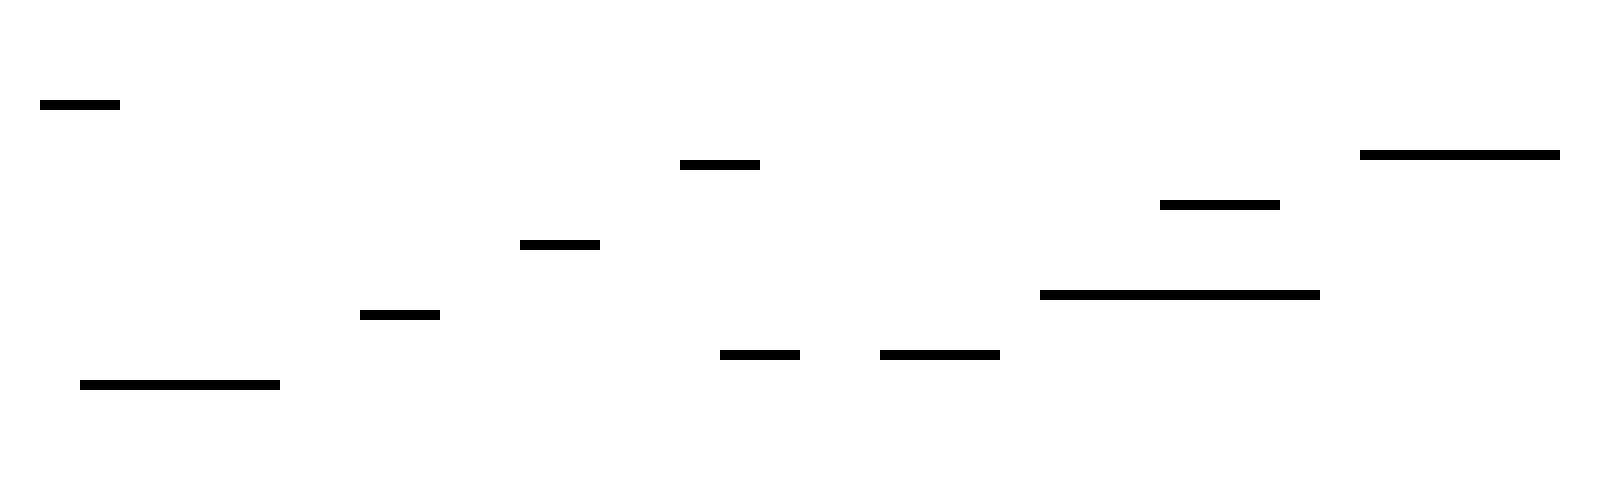

Rendered tile map (Tiled .tmx) drawn with the repository's tilesets; below, a short description and the full map source, tile grids included:
An orthogonal 40x48 tile map with 40x10 px tiles, 1 tile layer (Tile Layer 1).

<map version="1.0" orientation="orthogonal" width="40" height="48" tilewidth="40" tileheight="10">
 <tileset firstgid="1" name="tiles" tilewidth="40" tileheight="10">
  <image source="tiles.png" width="320" height="40" />
 </tileset>
 <layer name="Tile Layer 1" width="40" height="48">
  <data encoding="csv">
32,32,32,32,32,32,32,32,32,32,32,32,32,32,32,32,32,32,32,32,32,32,32,32,32,32,32,32,32,32,32,32,32,32,32,32,32,32,32,32,
32,32,32,32,32,32,32,32,32,32,32,32,32,32,32,32,32,32,32,32,32,32,32,32,32,32,32,32,32,32,32,32,32,32,32,32,32,32,32,32,
32,32,32,32,32,32,32,32,32,32,32,32,32,32,32,32,32,32,32,32,32,32,32,32,32,32,32,32,32,32,32,32,32,32,32,32,32,32,32,32,
32,32,32,32,32,32,32,32,32,32,32,32,32,32,32,32,32,32,32,32,32,32,32,32,32,32,32,32,32,32,32,32,32,32,32,32,32,32,32,32,
32,32,32,32,32,32,32,32,32,32,32,32,32,32,32,32,32,32,32,32,32,32,32,32,32,32,32,32,32,32,32,32,32,32,32,32,32,32,32,32,
32,32,32,32,32,32,32,32,32,32,32,32,32,32,32,32,32,32,32,32,32,32,32,32,32,32,32,32,32,32,32,32,32,32,32,32,32,32,32,32,
32,32,32,32,32,32,32,32,32,32,32,32,32,32,32,32,32,32,32,32,32,32,32,32,32,32,32,32,32,32,32,32,32,32,32,32,32,32,32,32,
32,32,32,32,32,32,32,32,32,32,32,32,32,32,32,32,32,32,32,32,32,32,32,32,32,32,32,32,32,32,32,32,32,32,32,32,32,32,32,32,
32,32,32,32,32,32,32,32,32,32,32,32,32,32,32,32,32,32,32,32,32,32,32,32,32,32,32,32,32,32,32,32,32,32,32,32,32,32,32,32,
32,32,32,32,32,32,32,32,32,32,32,32,32,32,32,32,32,32,32,32,32,32,32,32,32,32,32,32,32,32,32,32,32,32,32,32,32,32,32,32,
32,9,9,32,32,32,32,32,32,32,32,32,32,32,32,32,32,32,32,32,32,32,32,32,32,32,32,32,32,32,32,32,32,32,32,32,32,32,32,32,
32,32,32,32,32,32,32,32,32,32,32,32,32,32,32,32,32,32,32,32,32,32,32,32,32,32,32,32,32,32,32,32,32,32,32,32,32,32,32,32,
32,32,32,32,32,32,32,32,32,32,32,32,32,32,32,32,32,32,32,32,32,32,32,32,32,32,32,32,32,32,32,32,32,32,32,32,32,32,32,32,
32,32,32,32,32,32,32,32,32,32,32,32,32,32,32,32,32,32,32,32,32,32,32,32,32,32,32,32,32,32,32,32,32,32,32,32,32,32,32,32,
32,32,32,32,32,32,32,32,32,32,32,32,32,32,32,32,32,32,32,32,32,32,32,32,32,32,32,32,32,32,32,32,32,32,32,32,32,32,32,32,
32,32,32,32,32,32,32,32,32,32,32,32,32,32,32,32,32,32,32,32,32,32,32,32,32,32,32,32,32,32,32,32,32,32,10,10,10,10,10,32,
32,32,32,32,32,32,32,32,32,32,32,32,32,32,32,32,32,13,13,32,32,32,32,32,32,32,32,32,32,32,32,32,32,32,32,32,32,32,32,32,
32,32,32,32,32,32,32,32,32,32,32,32,32,32,32,32,32,32,32,32,32,32,32,32,32,32,32,32,32,32,32,32,32,32,32,32,32,32,32,32,
32,32,32,32,32,32,32,32,32,32,32,32,32,32,32,32,32,32,32,32,32,32,32,32,32,32,32,32,32,32,32,32,32,32,32,32,32,32,32,32,
32,32,32,32,32,32,32,32,32,32,32,32,32,32,32,32,32,32,32,32,32,32,32,32,32,32,32,32,32,32,32,32,32,32,32,32,32,32,32,32,
32,32,32,32,32,32,32,32,32,32,32,32,32,32,32,32,32,32,32,32,32,32,32,32,32,32,32,32,32,9,9,9,32,32,32,32,32,32,32,32,
32,32,32,32,32,32,32,32,32,32,32,32,32,32,32,32,32,32,32,32,32,32,32,32,32,32,32,32,32,32,32,32,32,32,32,32,32,32,32,32,
32,32,32,32,32,32,32,32,32,32,32,32,32,32,32,32,32,32,32,32,32,32,32,32,32,32,32,32,32,32,32,32,32,32,32,32,32,32,32,32,
32,32,32,32,32,32,32,32,32,32,32,32,32,32,32,32,32,32,32,32,32,32,32,32,32,32,32,32,32,32,32,32,32,32,32,32,32,32,32,32,
32,32,32,32,32,32,32,32,32,32,32,32,32,12,12,32,32,32,32,32,32,32,32,32,32,32,32,32,32,32,32,32,32,32,32,32,32,32,32,32,
32,32,32,32,32,32,32,32,32,32,32,32,32,32,32,32,32,32,32,32,32,32,32,32,32,32,32,32,32,32,32,32,32,32,32,32,32,32,32,32,
32,32,32,32,32,32,32,32,32,32,32,32,32,32,32,32,32,32,32,32,32,32,32,32,32,32,32,32,32,32,32,32,32,32,32,32,32,32,32,32,
32,32,32,32,32,32,32,32,32,32,32,32,32,32,32,32,32,32,32,32,32,32,32,32,32,32,32,32,32,32,32,32,32,32,32,32,32,32,32,32,
32,32,32,32,32,32,32,32,32,32,32,32,32,32,32,32,32,32,32,32,32,32,32,32,32,32,32,32,32,32,32,32,32,32,32,32,32,32,32,32,
32,32,32,32,32,32,32,32,32,32,32,32,32,32,32,32,32,32,32,32,32,32,32,32,32,32,16,16,16,16,16,16,16,32,32,32,32,32,32,32,
32,32,32,32,32,32,32,32,32,32,32,32,32,32,32,32,32,32,32,32,32,32,32,32,32,32,32,32,32,32,32,32,32,32,32,32,32,32,32,32,
32,32,32,32,32,32,32,32,32,11,11,32,32,32,32,32,32,32,32,32,32,32,32,32,32,32,32,32,32,32,32,32,32,32,32,32,32,32,32,32,
32,32,32,32,32,32,32,32,32,32,32,32,32,32,32,32,32,32,32,32,32,32,32,32,32,32,32,32,32,32,32,32,32,32,32,32,32,32,32,32,
32,32,32,32,32,32,32,32,32,32,32,32,32,32,32,32,32,32,32,32,32,32,32,32,32,32,32,32,32,32,32,32,32,32,32,32,32,32,32,32,
32,32,32,32,32,32,32,32,32,32,32,32,32,32,32,32,32,32,32,32,32,32,32,32,32,32,32,32,32,32,32,32,32,32,32,32,32,32,32,32,
32,32,32,32,32,32,32,32,32,32,32,32,32,32,32,32,32,32,14,14,32,32,15,15,15,32,32,32,32,32,32,32,32,32,32,32,32,32,32,32,
32,32,32,32,32,32,32,32,32,32,32,32,32,32,32,32,32,32,32,32,32,32,32,32,32,32,32,32,32,32,32,32,32,32,32,32,32,32,32,32,
32,32,32,32,32,32,32,32,32,32,32,32,32,32,32,32,32,32,32,32,32,32,32,32,32,32,32,32,32,32,32,32,32,32,32,32,32,32,32,32,
32,32,10,10,10,10,10,32,32,32,32,32,32,32,32,32,32,32,32,32,32,32,32,32,32,32,32,32,32,32,32,32,32,32,32,32,32,32,32,32,
32,32,32,32,32,32,32,32,32,32,32,32,32,32,32,32,32,32,32,32,32,32,32,32,32,32,32,32,32,32,32,32,32,32,32,32,32,32,32,32,
32,32,32,32,32,32,32,32,32,32,32,32,32,32,32,32,32,32,32,32,32,32,32,32,32,32,32,32,32,32,32,32,32,32,32,32,32,32,32,32,
32,32,32,32,32,32,32,32,32,32,32,32,32,32,32,32,32,32,32,32,32,32,32,32,32,32,32,32,32,32,32,32,32,32,32,32,32,32,32,32,
32,32,32,32,32,32,32,32,32,32,32,32,32,32,32,32,32,32,32,32,32,32,32,32,32,32,32,32,32,32,32,32,32,32,32,32,32,32,32,32,
32,32,32,32,32,32,32,32,32,32,32,32,32,32,32,32,32,32,32,32,32,32,32,32,32,32,32,32,32,32,32,32,32,32,32,32,32,32,32,32,
32,32,32,32,32,32,32,32,32,32,32,32,32,32,32,32,32,32,32,32,32,32,32,32,32,32,32,32,32,32,32,32,32,32,32,32,32,32,32,32,
32,32,32,32,32,32,32,32,32,32,32,32,32,32,32,32,32,32,32,32,32,32,32,32,32,32,32,32,32,32,32,32,32,32,32,32,32,32,32,32,
32,32,32,32,32,32,32,32,32,32,32,32,32,32,32,32,32,32,32,32,32,32,32,32,32,32,32,32,32,32,32,32,32,32,32,32,32,32,32,32,
32,32,32,32,32,32,32,32,32,32,32,32,32,32,32,32,32,32,32,32,32,32,32,32,32,32,32,32,32,32,32,32,32,32,32,32,32,32,32,32
</data>
 </layer>
</map>
